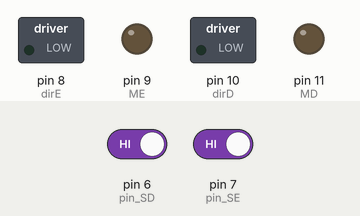
A sketch run on a simulated Arduino Uno, built with avr-gcc and run on an emulated ATmega328P. On the bench: switched loads named in the sketch (green lamp = pin HIGH), output pins drawn as LEDs (lit = HIGH). The inputs (shaded band) are chosen by the test bench; at power-on: pin 6 (pin_SD) HIGH, pin 7 (pin_SE) HIGH.

Above: at 1.2 s.
1.3 s: pin 6 (pin_SD) driven LOW
At 2.5 s:
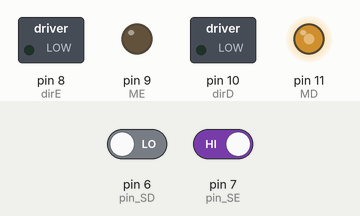
2.8 s: pin 7 (pin_SE) driven LOW
At 3.9 s:
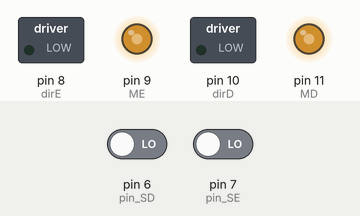
4.3 s: pin 6 (pin_SD) driven HIGH
At 5.0 s:
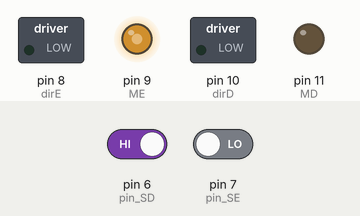
Timing chart, 0 to 7.3 s (numbered marks = the images above; inputs shaded):
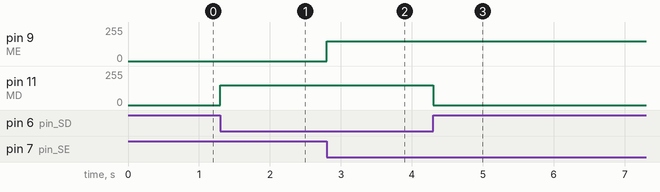

The sketch:

seguimento_de_linha.ino
```cpp
//Definição dos pinos de controlo do motor
#define ME 9 // Pino_Velocidade Motor Esquerda ( 0 a 255);
#define MD 11 //Pino_Velocidade Motor Direita ( 0 a 255);
#define dirE 8 //Pino_Direção do Motor Esquerdo: Para frente / Para trás (HIGH ou LOW);
#define dirD 10 //Pino_Direção do Motor Direito: Para frente / Para trás (HIGH ou LOW);

//Definição dos pinos dos sensores
#define pin_SE 7
#define pin_SD 6
bool SensorE = 0;
bool SensorD = 0;

//variável responsável por controlar a velocidade dos motores
int velocidade = 150;

void setup() {
  // put your setup code here, to run once:
  //Setamos os pinos de controle dos motores como saída
  pinMode(ME, OUTPUT);
  pinMode(MD, OUTPUT);
  pinMode(dirE, OUTPUT);
  pinMode(dirD, OUTPUT);

  //Setamos a direção inicial do motor como 0, isso fará com que ambos os motores girem para frente
  digitalWrite(dirE, LOW);
  digitalWrite(dirD, LOW);

  //Setamos os pinos dos sensores como entrada
  pinMode(pin_SE, INPUT);
  pinMode(pin_SD, INPUT);
}

void loop() {
  // put your main code here, to run repeatedly:
  //Neste processo armazenamos o valor lido pelo sensor na variável que armazena tais dados.
  SensorE = digitalRead(pin_SE);
  SensorD = digitalRead(pin_SD);

  //Aqui está toda a lógica de comportamento do robô: Para a cor branca atribuímos o valor 0 e, para a cor preta, o valor 1.
  if((SensorE == 0) && (SensorD == 0)){ // Se detectar na extremidade das faixas duas cores brancas
  analogWrite(ME, velocidade); // Ambos motores ligam na mesma velocidade
  analogWrite(MD, velocidade);
  }

  if((SensorE == 1) && (SensorD == 0)){ // Se detectar um lado preto e o outro branco
  analogWrite(ME, 0); // O motor esquerdo desliga
  analogWrite(MD, velocidade); // O motor direito fica ligado, fazendo assim o carrinho virar
  }

  if((SensorE == 0) && (SensorD == 1)){ // Se detectar um lado branco e o outro preto
  analogWrite(ME, velocidade); //O motor esquerdo fica ligado
  analogWrite(MD, 0); // O motor direita desliga, fazendo assim o carrinho virar no outro sentido
  }

}
```

Measured:
- after the input at 1.3 s, pin 11 (MD): 0/255 → 150/255 at once
- after the input at 2.8 s, pin 9 (ME): 0/255 → 150/255 at once
- after the input at 4.3 s, pin 11 (MD): 150/255 → 0/255 at once
